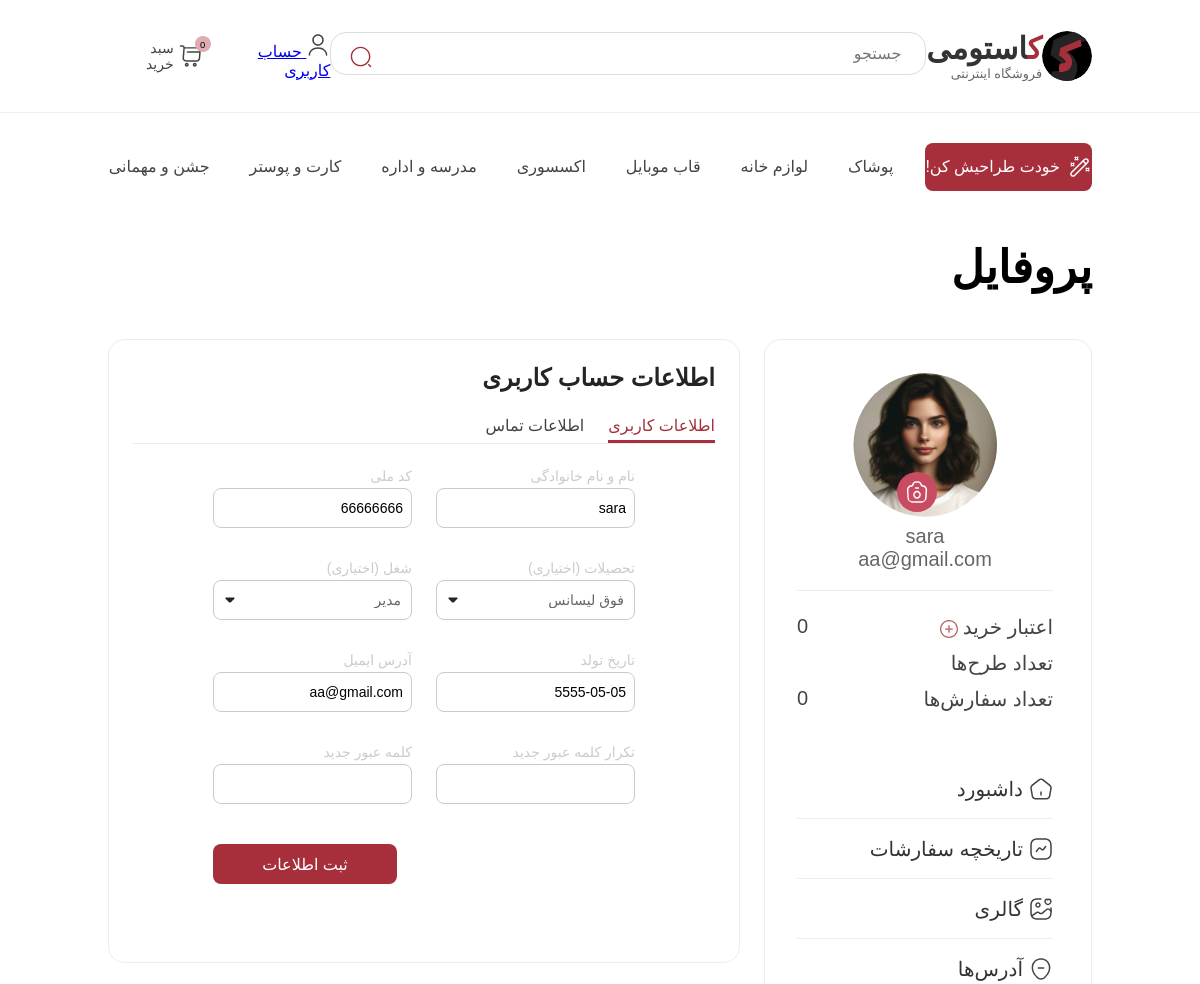
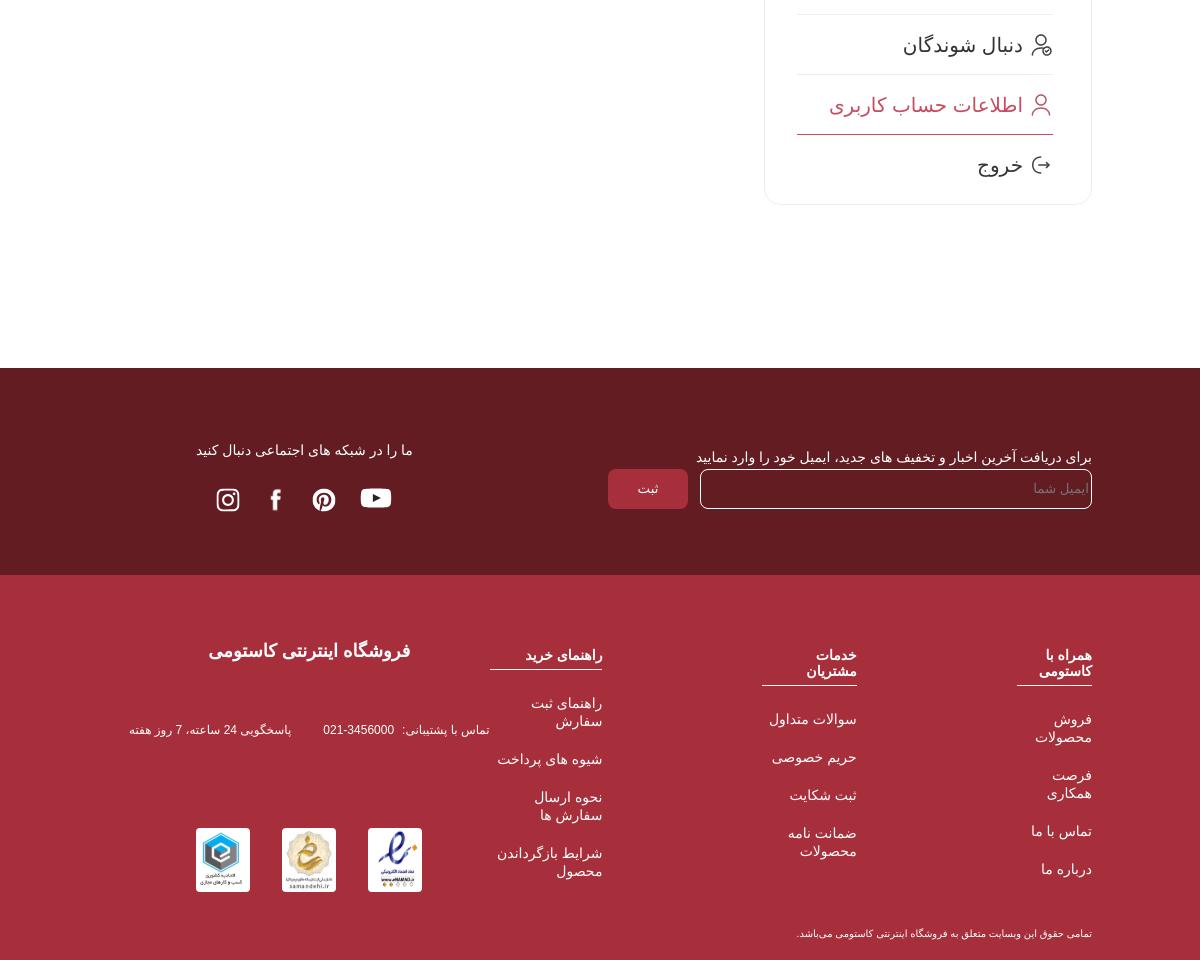
Page /accounts/info/ (signed in) on the committed database (2 pictures, top to bottom).
### accounts/models.py (models this page shows, shortened)
class CustomUser(AbstractUser):
    username = None
    full_name = models.CharField(max_length=100)
    province = models.ForeignKey(Province, on_delete=models.SET_NULL, null=True, blank=True)
    city = models.ForeignKey(City, on_delete=models.SET_NULL, null=True, blank=True)
    JOB_CHOICES = [
        ('not_chosen', 'انتخاب کنید'),
        ('student', 'دانشجو'),
        ('engineer', 'مهندس'),
        ('teacher', 'معلم'),
        ('doctor', 'پزشک'),
        ('nurse', 'پرستار'),
        ('lawyer', 'وکیل'),
        ('artist', 'هنرمند'),
        ('programmer', 'برنامه‌نویس'),
        ('accountant', 'حسابدار'),
        ('manager', 'مدیر'),
        ('driver', 'راننده'),
        ('worker', 'کارگر'),
        ('clerk', 'کارمند اداری'),
        ('shopkeeper', 'فروشنده'),
        ('freelancer', 'فریلنسر'),
        ('retired', 'بازنشسته'),
        ('unemployed', 'بیکار'),
        ('other', 'سایر'),
    ]
    job = models.CharField(max_length=20, choices=JOB_CHOICES)
    EDUCATION_CHOICES = [
        ('not_chosen', 'انتخاب کنید'),
        ('cycle', 'سیکل'),
        ('diploma', 'دیپلم'),
        ('bachelor', 'لیسانس'),
        ('master', 'فوق لیسانس'),
        ('phd', 'دکتری'),
        ('postdoc', 'پسا دکتری'),
    ]
    education = models.CharField(max_length=20, choices=EDUCATION_CHOICES, default='master')
    email = models.EmailField()
    date_of_birth = models.DateField(null=True, blank=True)
    mobile_number = models.CharField(max_length=11,unique=True)
    telephone_number = models.CharField(max_length=11)
    postal_code = models.CharField(max_length=10)
    full_address = models.TextField()
    is_designer = models.BooleanField(default=False)
    national_code = models.CharField(max_length=10, blank=True, null=True)
    USERNAME_FIELD = 'mobile_number'
    REQUIRED_FIELDS = ['full_name', 'email','password']

class UserProfile(models.Model):
    user = models.OneToOneField(CustomUser, on_delete=models.CASCADE, related_name='profile')
    avatar = models.ImageField(upload_to='avatars/', null=True, blank=True)
    credit_balance = models.DecimalField(max_digits=12, decimal_places=0, default=0)
    designs_count = models.PositiveIntegerField(default=0)
    orders_count = models.PositiveIntegerField(default=0)
    followers = models.ManyToManyField(CustomUser, related_name='following', blank=True)

### accounts/views.py (the view)
# urls.py: path('info/', views.account_info, name='accountInfo'),
@login_required(login_url='login')
def account_info(request):
    user = request.user
    profile = getattr(user, 'profile', None)
    if request.method == 'POST':
        form = AccountInfoForm(request.POST, instance=user)
        if form.is_valid():
            user = form.save(commit=False)
            password = form.cleaned_data.get('password')
            if password:
                user.set_password(password)
            user.save()
            return redirect('accountInfo')
    else:
        form = AccountInfoForm(instance=user)
    context = {
        'form': form,
        'profile': profile,
    }
    return render(request, 'account-info.html', context)

### accounts/forms.py (shortened to what this page needs)
class AccountInfoForm(forms.ModelForm):
    confirm_password = forms.CharField(widget=forms.PasswordInput)
    class Meta:
        model = CustomUser
        fields = [
            'full_name',
            'national_code',
            'education',
            'job',
            'date_of_birth',
            'email',
            'password',
            'confirm_password',
        ]
        widgets = {
            'full_name' : forms.TextInput(attrs={'class': 'input-field'}),
            'national_code' : forms.TextInput(attrs={'class': 'input-field  left-place'}),
            'education' : forms.Select(attrs={'class': 'input-field custom-select'}),
            'job' : forms.Select(attrs={'class': 'input-field custom-select'}),
            'date_of_birth': forms.DateInput(attrs={'class': 'input-field left-place'}),
            'email' : forms.EmailInput(attrs={'class': 'input-field left-place'}),
            'password' : forms.PasswordInput(attrs={'class': 'input-field'}),
            'confirm_password' : forms.PasswordInput(attrs={'class': 'input-field'}),
        }

### accounts/templates/account-info.html (shortened to what this page needs)
{% extends "base.html" %}
{% load static %}
{% block links %}
    <link rel="stylesheet" href="{% static 'css/account-info.css' %}">
{% endblock %}
{% block body %}
    <h3 class="title">پروفایل</h3>
    <div class="container">
        <div class="profile-card">
            <div class="avatar-wrapper">
                {% if user.profile.avatar %}
                    <img src="{{ user.profile.avatar.url }}" alt="avatar">
                {% else %}
                    <img src="{% static 'images/Rectangle 5.svg' %}" alt="default avatar">
                {% endif %}
                <div class="camera-button">
                    <img src="{% static 'images/camera.svg' %}" alt="Camera" class="menu-icon">
                </div>
                <div class="userinfo">
                    <p>{{ user.full_name }}</p>
                    <p>{{ user.email }}</p>
                </div>
            </div>
            <div class="info-list">
                <div><span>اعتبار خرید<img src="{% static 'images/add-circle.svg' %}"
                                           alt="Add Icon"></span><span>{{ profile.credit_balance }}</span></div>
                <div><span>تعداد طرح‌ها</span></div>
                <div><span>تعداد سفارش‌ها</span><span>{{ profile.orders_count }}</span></div>
            </div>
            <div class="profile-menu">
                <a href="{% url 'user_profile' %}" style="text-decoration:none;">
                    <img src="{% static 'images/home.svg' %}" alt="داشبورد" class="menu-icon">
                    <span>داشبورد</span>
                </a>
                <a href="#" style="text-decoration:none;">
                    <img src="{% static 'images/activity.svg' %}" alt="تاریخچه">
                    <span>تاریخچه سفارشات</span>
                </a>
                <a href="#" style="text-decoration:none;">
                    <img src="{% static 'images/gallery-favorite.svg' %}" alt="گالری" class="menu-icon">
                    <span>گالری</span>
                </a>
                <a href="#" style="text-decoration:none;">
                    <img src="{% static 'images/address.svg' %}" alt="آدرس" class="menu-icon">
                    <span>آدرس‌ها</span>
                </a>
                <a href="#" style="text-decoration:none;">
                    <img src="{% static 'images/user-tick.svg' %}" alt="دنبال شوندگان" class="menu-icon">
                    <span>دنبال شوندگان</span>
                </a>
                <div class="active-menu-item">
                    <img src="{% static 'images/user-icon.svg' %}" alt="اطلاعات حساب">
                    <span>اطلاعات حساب کاربری</span>
                </div>
                <a href="{% url 'logout' %}" style="text-decoration:none;">
                    <img src="{% static 'images/exit-icon.svg' %}" alt="خروج" class="menu-icon">
                    <span>خروج</span>
                </a>
            </div>
        </div>
        <div class="main-section">
            <h4>اطلاعات حساب کاربری</h4>
            <div class="filter_container">
                <div><a href="#" class="active">اطلاعات کاربری</a></div>
                <div><a href="#">اطلاعات تماس</a></div>
            </div>
            <form method="POST" class="form">
                <div class="form-group">
                    <label>نام و نام خانوادگی</label>
                    {{ form.full_name }}
                </div>
                <div class="form-group">
                    <label>کد ملی</label>
                    {{ form.national_code }}
                </div>
                <div class="form-group">
                    <label>تحصیلات (اختیاری)</label>
                    {{ form.education }}
                </div>
                <div class="form-group">
                    <label>شغل (اختیاری)</label>
                    {{ form.job }}
                </div>
                <div class="form-group">
                    <label>تاریخ تولد</label>
                    {{ form.date_of_birth }}
                </div>
                <div class="form-group">
                    <label>آدرس ایمیل</label>
                    {{ form.email }}
                </div>
                <div class="form-group">
                    <label>تکرار کلمه عبور جدید</label>
                    {{ form.confirm_password }}
                </div>
                <div class="form-group">
                    <label>کلمه عبور جدید</label>
                    {{ form.password }}
                </div>
                <div class="form-action">
                    <button type="submit" class="submit-btn">ثبت اطلاعات</button>
                </div>
            </form>
        </div>
    </div>
{% endblock %}

### static/css/base.css (style rules this page uses)
* { box-sizing: border-box; font-family: 'IRANyekan', "IRANSans Medium", sans-serif; }
body { margin: 0; padding: 0; display: flex; flex-direction:column; justify-content: center; }

### accounts/static/css/account-info.css (style rules this page uses)
.container { display: flex; margin-top: 24px; width: 100%; gap: 24px; box-sizing: border-box; }
.title { margin-bottom: 0px; margin-right: 108px; font-size: 45px; padding: 0px; width: 105px; height: 50px; }
.profile-card { width: 392px; height: 850px; padding: 24px 38px 0 32px; background: white; border-radius: 16px; border: 1px solid #EDEDED; position: relative; margin-top: 24px; margin-bottom: 163px; margin-right: 108px; }
.avatar-wrapper { height: 227px; border-bottom: 1px solid #EDEDED; position: relative; display: flex; flex-direction: column; justify-content: center; align-items: center; padding-bottom: 8px; }
.userinfo { display: flex; flex-direction: column; justify-content: center; align-items: center; margin-top: 8px; margin-bottom: 3px; padding: 0; }
.userinfo p { margin: 0; font-size: 20px; color: #656565; }
.avatar-wrapper img { width: 144px; height: 144px; border-radius: 50%; object-fit: cover; }
.camera-button { position: absolute; top: 108px; left: 100px; width: 40px; height: 40px; background-color: #c84b61; border-radius: 50%; display: flex; align-items: center; justify-content: center; cursor: pointer; z-index: 1; }
.camera-button img { width: 24px; height: 24px; object-fit: contain; }
.info-list { margin-top: 24px; display: flex; flex-direction: column; gap: 12px; font-size: 20px; color: #434343; height: 132px; }
.info-list div { display: flex; justify-content: space-between; border-bottom: none; }
.info-list div span img { width: 20px; height: 20px; vertical-align: middle; margin-right: 4px; }
.profile-menu { font-size: 20px; color: #434343; margin-top: 12px;; }
.profile-menu a { border-bottom: 1px solid #eee; height: 60px; color: #333; cursor: pointer; display: flex; align-items: center; gap: 6px; }
.profile-menu :last-child { border-bottom: none; }
.profile-menu a img { width: 24px; height: 24px; }
.profile-menu .active-menu-item { border-bottom: 1px solid #eee; height: 60px; color: #333; cursor: pointer; display: flex; align-items: center; gap: 6px; border-bottom: 1px solid #c84b61; color: #c84b61; }
.main-section { flex: 1; width: 808px; height: 624px; background: white; padding: 24px; border-radius: 16px; margin-top: 24px; margin-left: 108px; border: 1px solid #EDEDED; }
.main-section h4 { padding: 0; margin: 0; font-size: 24px; color: #242424; }
.filter_container { display: flex; justify-content: flex-start; gap: 24px; margin-bottom: 24px; margin-top: 24px; padding: 0px 0px 8px 8px; border-bottom: 1px solid #EDEDED; font-size: 16px; }
.filter_container a { text-decoration: none; color: #434343; padding: 6px 0; border-bottom: 3px solid transparent; transition: border-color 0.3s ease, color 0.3s ease; }
.filter_container a.active { border-bottom: 3px solid #A72F3B; color: #A72F3B; }
.form-group select { padding: 10px; border: 1px solid #CBCBCB; border-radius: 8px; font-size: 14px; background: transparent; color: #656565; appearance: none; background-image: url(../../../static/images/arrow-down.svg); background-repeat: no-repeat; background-position: left 8px center; padding-left: 25px; }
.form-group input::placeholder { color: #656565; }
.form { display: grid; grid-template-columns: 1fr 1fr; gap: 24px; padding-right: 80px; padding-left: 80px; }
.form-group { display: flex; flex-direction: column; }
.form-group label { padding-bottom: 4px; font-size: 14px; color: #CBCBCB; }
.form-group input, .form-group select { height: 40px; border: 1px solid #CBCBCB; border-radius: 8px; font-size: 14px; }
.form-group { margin-bottom: 8px; }
.form-group input { text-align: right; padding: 0px 8px; }
.submit-btn { height: 40px; width: 184px; background-color: #A72F3B; color: white; border: none; border-radius: 8px; font-size: 16px; cursor: pointer; margin-top: 8px; }
.form-action { grid-column: 2; justify-self: end; margin-bottom: 24px; }

### rows in the picture
CustomUser: full_name "sara", email "aa@gmail.com", national_code "66666666", education "فوق لیسانس", job "مدیر", date_of_birth "5555-05-05"
UserProfile: credit_balance "0", orders_count "0"
